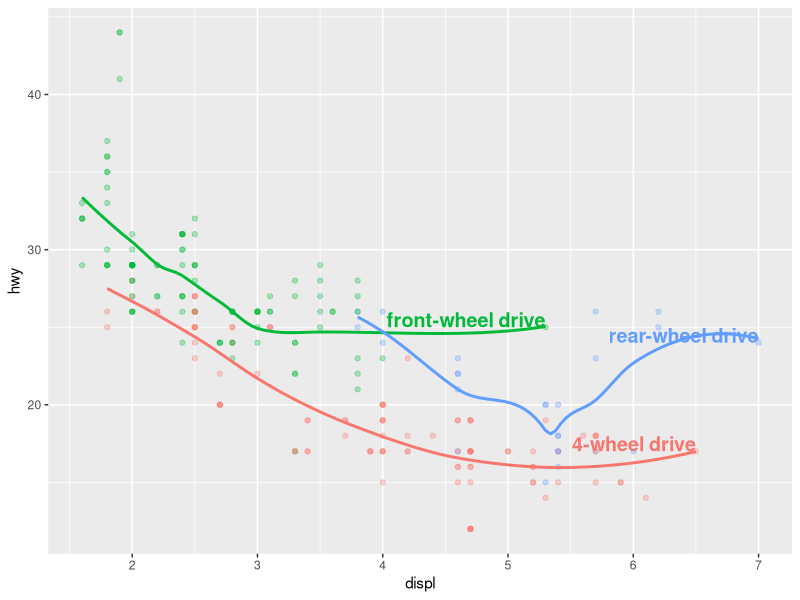
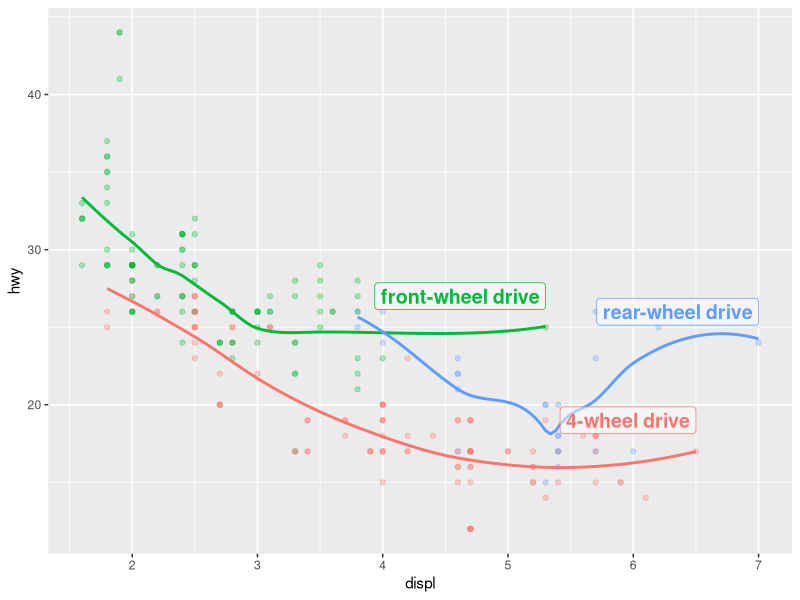
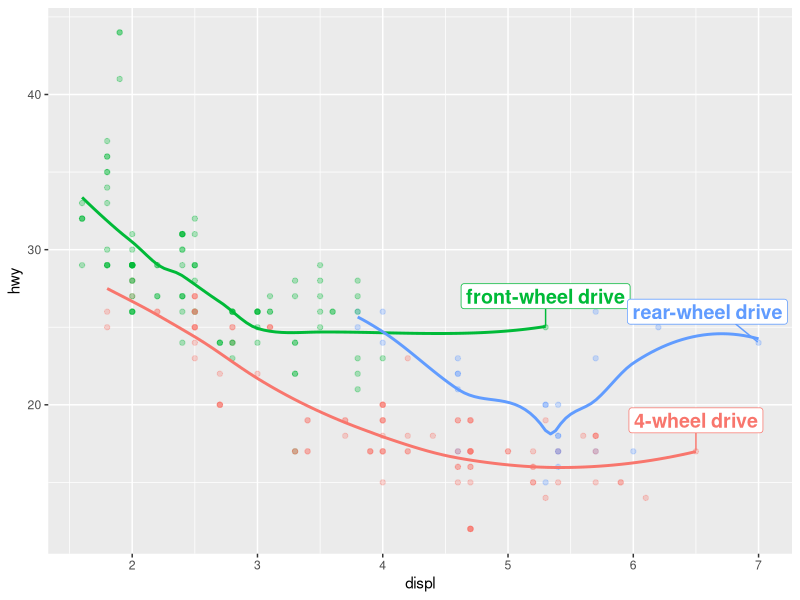
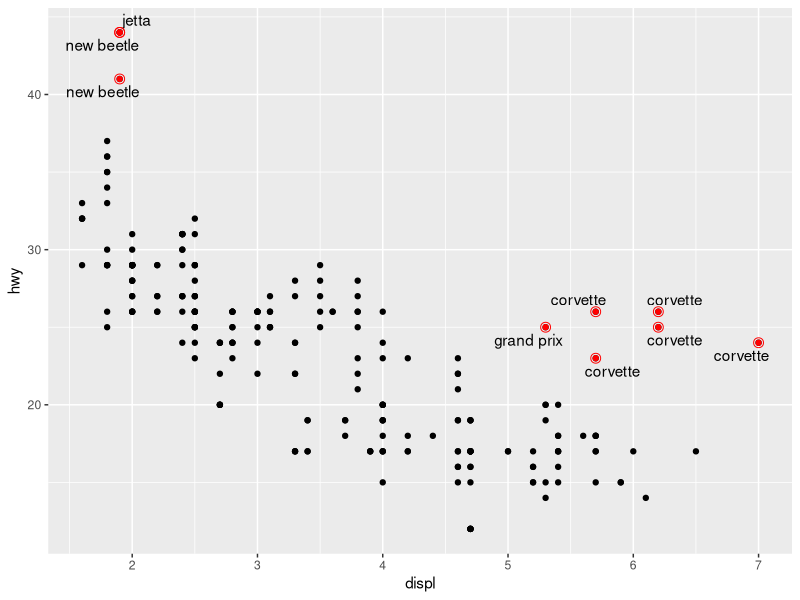
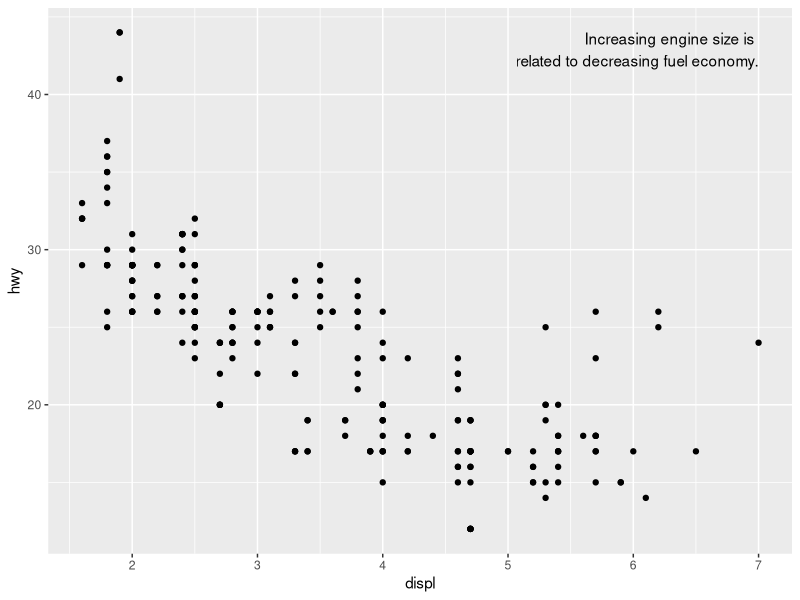
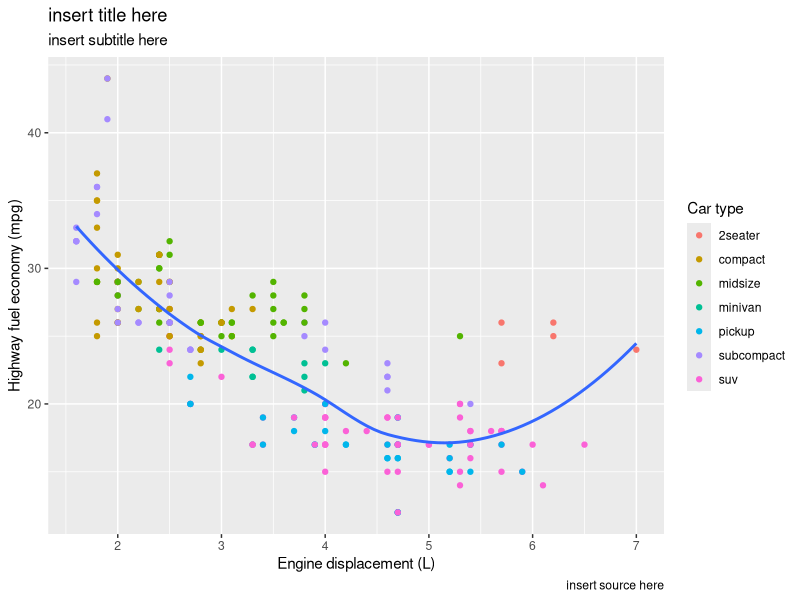
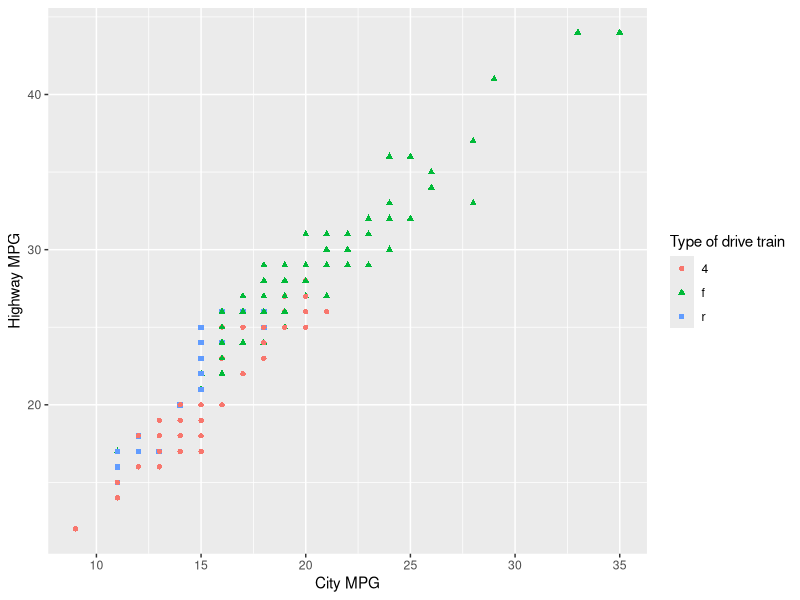

R code for these plots, in order:
## ---- chunk 1
library(tidyverse)
label_info <- mpg |>
  group_by(drv) |>
  arrange(desc(displ)) |>
  slice_head(n = 1) |>
  mutate(
    drive_type = case_when(
      drv == "f" ~ "front-wheel drive",
      drv == "r" ~ "rear-wheel drive",
      drv == "4" ~ "4-wheel drive"
    )
  ) |>
  select(displ, hwy, drv, drive_type)

label_info
#> # A tibble: 3 × 4
#> # Groups:   drv [3]
#>   displ   hwy drv   drive_type       
#>   <dbl> <int> <chr> <chr>            
#> 1   6.5    17 4     4-wheel drive    
#> 2   5.3    25 f     front-wheel drive
#> 3   7      24 r     rear-wheel drive
## ---- chunk 2
ggplot(mpg, aes(x = displ, y = hwy, color = drv)) +
  geom_point(alpha = 0.3) +
  geom_smooth(se = FALSE) +
  geom_text(
    data = label_info, 
    aes(x = displ, y = hwy, label = drive_type),
    fontface = "bold", size = 5, hjust = "right", vjust = "bottom"
  ) +
  theme(legend.position = "none")
#> `geom_smooth()` using method = 'loess' and formula = 'y ~ x'
## ---- chunk 3
ggplot(mpg, aes(x = displ, y = hwy, color = drv)) +
  geom_point(alpha = 0.3) +
  geom_smooth(se = FALSE) +
  geom_label(
    data = label_info, 
    aes(x = displ, y = hwy, label = drive_type),
    fontface = "bold", size = 5, hjust = "right", alpha = 0.5, nudge_y = 2,
  ) +
  theme(legend.position = "none")
#> `geom_smooth()` using method = 'loess' and formula = 'y ~ x'
## ---- chunk 4
library(ggrepel)
ggplot(mpg, aes(x = displ, y = hwy, color = drv)) +
  geom_point(alpha = 0.3) +
  geom_smooth(se = FALSE) +
  geom_label_repel(
    data = label_info, 
    aes(x = displ, y = hwy, label = drive_type),
    fontface = "bold", size = 5, nudge_y = 2,
  ) +
  theme(legend.position = "none")
#> `geom_smooth()` using method = 'loess' and formula = 'y ~ x'
## ---- chunk 5
potential_outliers <- mpg |>
  filter(hwy > 40 | (hwy > 20 & displ > 5))
  
ggplot(mpg, aes(x = displ, y = hwy)) +
  geom_point() +
  geom_text_repel(data = potential_outliers, aes(label = model)) +
  geom_point(data = potential_outliers, color = "red") +
  geom_point(data = potential_outliers, color = "red", size = 3, shape = "circle open")
## ---- chunk 6
label_info <- mpg |>
  summarize(
    displ = max(displ),
    hwy = max(hwy),
    label = "Increasing engine size is \nrelated to decreasing fuel economy."
  )

ggplot(mpg, aes(x = displ, y = hwy)) +
  geom_point() +
  geom_text(
    data = label_info, aes(label = label), 
    vjust = "top", hjust = "right"
  )
## ---- chunk 7
library(tidyverse)
library(ggrepel)
library(patchwork)

## ---- chunk 8
ggplot(mpg, aes(x = displ, y = hwy)) +
  geom_point(aes(color = class)) +
  geom_smooth(se = FALSE) +
  labs( title = "insert title here",
        subtitle = "insert subtitle here",
        caption = "insert source here",
    x = "Engine displacement (L)",
    y = "Highway fuel economy (mpg)",
    color = "Car type"
  )
## ---- chunk 9
glimpse(mpg)

mpg %>% ggplot(aes(x = cty,y = hwy,color = drv,shape = drv)) +
  geom_point() +
  labs(x = "City MPG",
        y = "Highway MPG",
        shape = "Type of drive train",
       color = "Type of drive train"
       )
